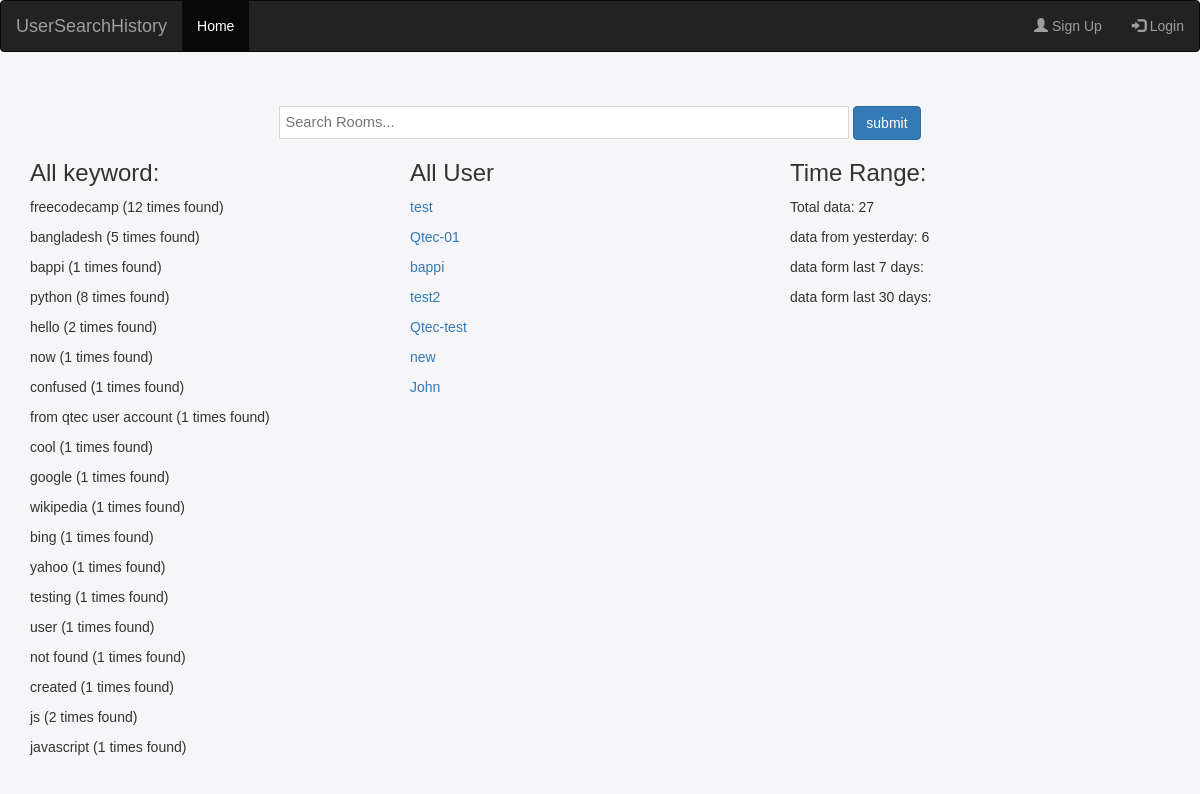
Before: / with the older database file.
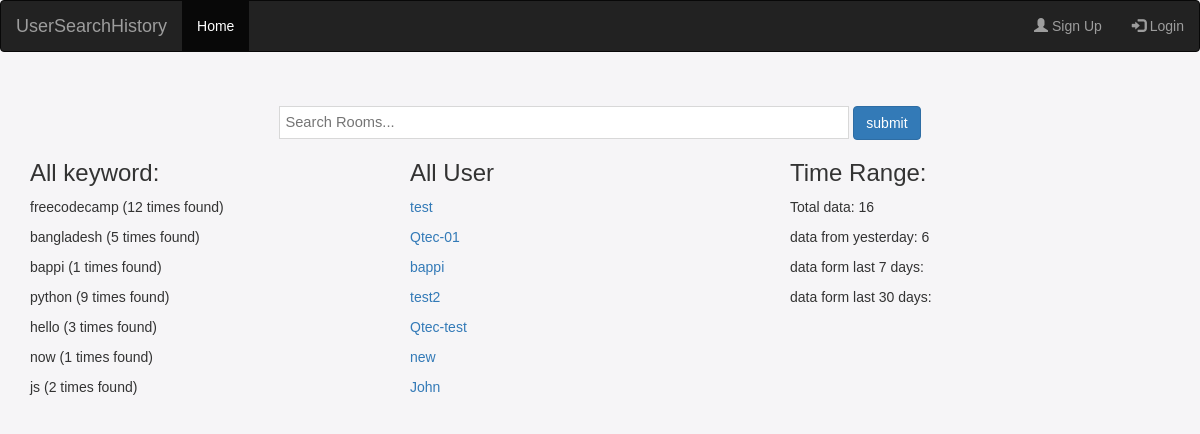
After: the same page with the newer database file.
### search/models.py (models this page shows)
class Keyword(models.Model):
    name = models.CharField(max_length=255, unique=True)
    created = models.DateTimeField(auto_now_add=True)
    class Meta:
        verbose_name = 'Keyword'
        verbose_name_plural = 'Keywords'

### search/views.py (the view)
# urls.py: 2. Add a URL to urlpatterns:  path('', views.home, name='home')
def home(request):
    search = ''
    if 'search' in request.GET:
        search = request.GET.get('search')
    rooms = Room.objects.filter(Q(search_keyword__icontains=search) |
                                Q(description__icontains=search) |
                                Q(host__username=search)
                                )
    keywords = Keyword.objects.annotate(
        total_search=models.Sum('search_keyword_users__total_search')
    ).all()
    users = User.objects.all()
    now = timezone.now()
    result = Keywordsearch.objects.aggregate(
        total=models.Count('keyword'),
        today=models.Count('keyword',filter=models.Q(created__date=now.date())),
        yesterday = models.Count('keyword',filter=models.Q(created__date__gte=(now - timedelta(days=1)).date())),
        last_seven_days = models.Count('keyword',filter=models.Q(created__date__gte=(now - timedelta(days=7)).date())),
        last_30_days = models.Count('keyword',filter=models.Q(created__date__gte=(now - timedelta(days=30)).date())),
    )
    context = {
        'rooms': rooms,
        'keywords': keywords,
        'users': users,
        'result':result
    }
    return render(request, 'home.html', context)

### templates/home.html (shortened to what this page needs)
{% extends 'navbar.html' %}
{% load static%}
{% block content %}
<link rel="stylesheet" href="{% static 'home.css' %}">
<div class="search">
    <form action="usearch" method="POST">
        <input class="search-bar" type="text" name="search" placeholder="Search Rooms..." autofocus x-webkit-speech />
        <button class="btn btn-primary" type="submit"  value="submit">submit</button>
    </form>
</div>
<div class="room-keyword">
    <div>
        <h3>All keyword:</h3>
        {% for keyword in keywords %}
             <p>{{ keyword.name }}  ({{ keyword.total_search }} times found)</p>
        {% endfor %}
    </div>
    <div>
        <h3>All User</h3>
        {% for user in users %}
            <p><a class="content" href="{% url 'everyusersearch' user.id %}">{{ user.username }} </a></p>
        {% endfor %}
    </div>
    <div>
        <h3> Time Range:</h3>
        <p>Total data: {{ result.total }} </p>
        <p> data from yesterday: {{ result.yesterday }} </p>
        <p>data form last 7 days: {{ result.last_7_day }} </p>
        <p>data form last 30 days: {{ result.last_7_day }} </p>
    </div>
</div>
{% endblock %}

### templates/navbar.html (shortened to what this page needs)
<!DOCTYPE html>
{% load static %}
<html lang="en">
<head>
  <link rel="stylesheet" href="https://maxcdn.bootstrapcdn.com/bootstrap/3.4.1/css/bootstrap.min.css">
</head>
<body>
<nav class="navbar navbar-inverse">
  <div class="container-fluid">
    <div class="navbar-header">
      <a class="navbar-brand" href="#">UserSearchHistory</a>
    </div>
    <ul class="nav navbar-nav">
      <li class="active"><a href="{% url 'home' %}">Home</a></li>
    </ul>
    <ul class="nav navbar-nav navbar-right">
      {% if request.user.is_authenticated %}
        <li><a href="{% url 'logout' %}"><span class="glyphicon glyphicon-user"></span> Logout</a></li>
      {% else %}
        <li><a href="{% url 'register' %}"><span class="glyphicon glyphicon-user"></span> Sign Up</a></li>
        <li><a href="{% url 'login' %}"><span class="glyphicon glyphicon-log-in"></span> Login</a></li>
      {% endif %}
    </ul>
  </div>
</nav>
<div class="container">
  {% block content %}
  {% endblock %}
</div>
</body>
</html>

### static/home.css (style rules this page uses)
body { background: #f6f5f7; font-family: 'Montserrat', sans-serif; height: 100vh; width: 100%; }
.room-keyword { display: grid; grid-template-columns: 1fr 1fr 1fr; }
.search { text-align: center; clear: both; margin: 3% 0 0 0; }
.search input { width: 570px; border: 1px solid #D8D8D8; padding: 5px; font-size: 11pt; }
.search-bar { max-width: 80%; }

Changed rows visible on the page:
removed Keyword: name "confused", total_search "1"
removed Keyword: name "from qtec user account", total_search "1"
removed Keyword: name "cool", total_search "1"
removed Keyword: name "google", total_search "1"
removed Keyword: name "wikipedia", total_search "1"
removed Keyword: name "bing", total_search "1"
removed Keyword: name "yahoo", total_search "1"
removed Keyword: name "testing", total_search "1"
removed Keyword: name "user", total_search "1"
removed Keyword: name "not found", total_search "1"
removed Keyword: name "created", total_search "1"
removed Keyword: name "javascript", total_search "1"
computed for Keyword "python": total_search "8" → "9"
computed for Keyword "hello": total_search "2" → "3"
Other visible differences:
{{ result.total }}: "27" → "16"
